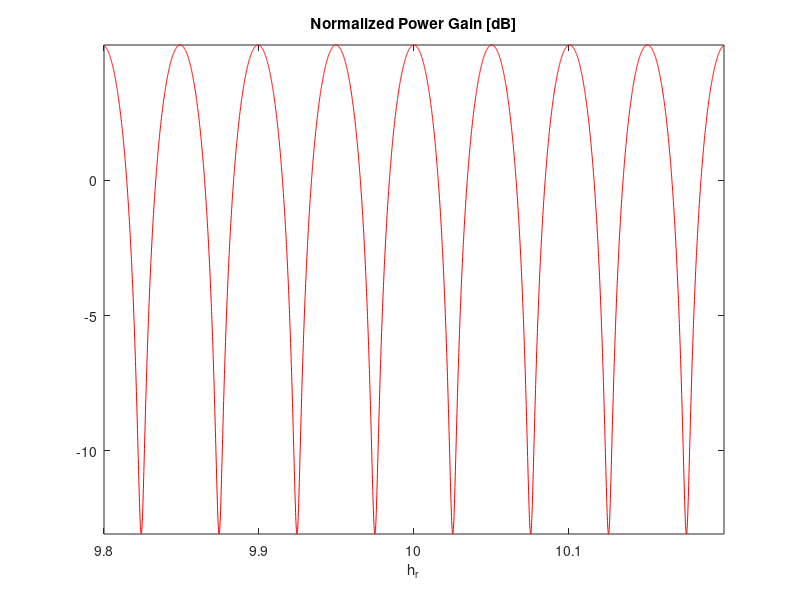
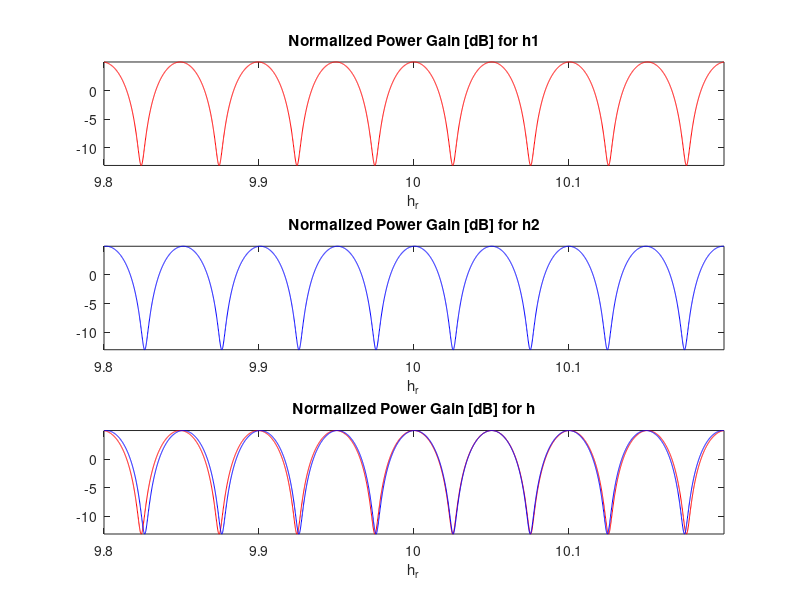
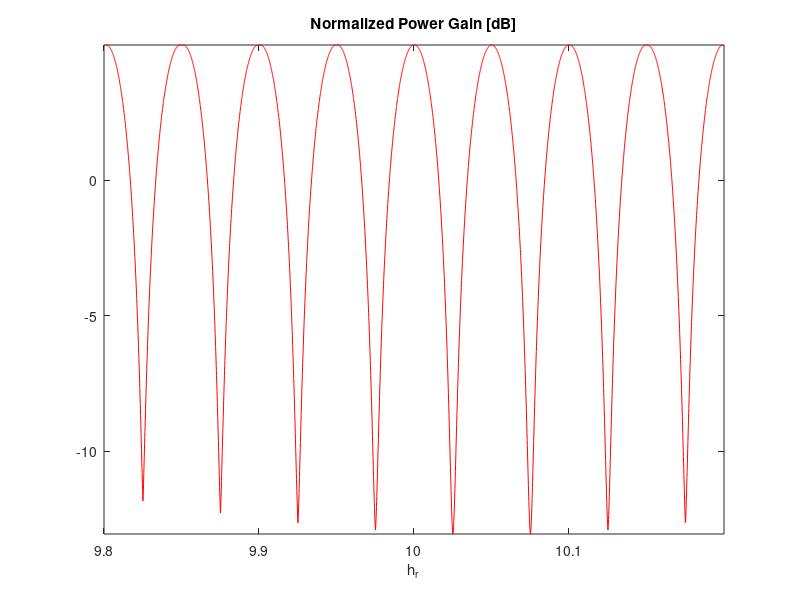

Write MATLAB code to recreate these figures, in order.
%% LAB 2.2: MODELING A LAMPPOST BASED BROADBAND NETWORK %%

%The goal of this lab is to illustrate how wireless multipath channels 
%can be modeled in complex baseband.

clear;
clc;
close all;

%% LABORATORY ASSIGNMENT %%

clear;
clc;
close all;

%%2.1%%

f = 60e9;                                       %Unlicensed spectrum at 5GHz
c = 3e8;                                        %Speed of light
n1 = 1;                                         %Refractive index of air
n2 = 8;                                         %Refractive index of ground
D = 200;                                        %Distance between lampposts
ht = 10;                                        %Height of the first lamppost
hr = 10;                                        %Height of the second lamppost
k = 2*pi*f/c;                                   %Wave Number

d1 = sqrt(D.^2 + (ht-hr).^2);                   %Trigonometric formula
d2 = sqrt(D.^2 + (ht+hr).^2);                   %Trigonometric formula

sin_i = ht/d1;                                  %Angle of incidence
phi_i = asin(sin_i);                            %Angle of incidence
sin_t = n1/n2*sin_i;                            %Angle of transmission
phi_t = asin(sin_t);                            %Angle of transmission
ci = cos(phi_i);                                %Cosine of the angle of incidence
ct = cos(phi_t);

A1 = 1;                                         %Amplitude of the direct path
A2 = (n1*ci-n2*ct)/(n1*ci+n2*ct);               %Amplitude of the indirect path

delay = d2/c - d1/c;                            %Delay spread
bc = 1/delay;                                   %Coherence Bandwidth

%%2.2%%

Dc = 100;                                       %Distance to the car
hc = 2;                                         %Height of the car

d1c = sqrt(Dc.^2 + (ht-hc).^2);                 %Trigonometric formula
d2c = sqrt(Dc.^2 + (ht+hc).^2);                 %Trigonometric formula

sin_ic = ht/d1c;                                %Angle of incidence
phi_ic = asin(sin_ic);                          %Angle of incidence
sin_tc = n1/n2*sin_ic;                          %Angle of transmission
phi_tc = asin(sin_tc);                          %Angle of transmission
cic = cos(phi_ic);                              %Cosine of the angle of incidence
ctc = cos(phi_tc);

ph1c = k*d1c;                                   %Phase of the direct path
ph2c = k*d2c;                                   %Phase of the reflected path
A1c = 1;                                        %Amplitude of the direct path
A2c = (n1*cic-n2*ctc)/(n1*cic+n2*ctc);          %Amplitude of the indirect path
hc = A1c*exp(1j*ph1c) + A2c*exp(1j*ph2c);       %Channel formula

delayc = d2c/c - d1c/c;                         %Delay spread
bcc = 1/delayc;                                 %Coherence Bandwidth

%%Fading and diversity for the backhaul link%%

%%2.3%%

dd = 0.0001;                                    %Step for the height vector
hr = 9.8:dd:10.2;                               %Height of the second lamppost

hnom1 = [];                                     %Nominal Channel
h1 = [];                                        %Complex Channel
for hh = 9.8:dd:10.2                            %Loop start
    d1 = sqrt(D.^2 + (ht-hh).^2);               %Trigonometric formula
    d2 = sqrt(D.^2 + (ht+hh).^2);               %Trigonometric formula
    ph1 = k*d1;                                 %Phase of the direct path
    ph2 = k*d2;                                 %Phase of the reflected path
    hnom1 = [hnom1, A1*exp(1j*ph1)];            %Nominal channel
    h1 = [h1, A1*exp(1j*ph1) + A2*exp(1j*ph2)];	%Complex Channel
end                                             %End of loop

npg1 = 20*log10(abs(h1)./abs(hnom1));           %Normalized Power Gain

figure;                                         %Starting to plot
plot(hr, npg1, 'r'); axis tight;                %Plot
title('Normalized Power Gain [dB]');            %Title
xlabel('h_{r}');                                %Time axis
print('images/2_3','-dpng');                    %Saving the plot

%%2.4%%

i = 0;                                          %Counter
for x = 1:length(npg1)                          %Going through npg1
    if npg1(x) <= -10                           %Condition
        i = i+1;                                %Adding counter
    end                                         %End of conditional loop
end                                             %End of for loop

probability = 100*i/length(npg1);               %Probability in %

%%2.5%%

ht1 = 10;                                       %Height of the first antenna 
ht2 = 10.1;                                     %Height of the second antenna 
hnom1 = [];                                     %Nominal Channel
hnom2 = [];                                     %Nominal Channel
h1 = [];
h2 = [];                                        %Complex Channel
for hh = 9.8:dd:10.2                            %Loop start
    d11 = sqrt(D.^2 + (ht1-hh).^2);             %Trigonometric formula
    d21 = sqrt(D.^2 + (ht1+hh).^2);             %Trigonometric formula
    ph11 = k*d11;                               %Phase of the direct path
    ph21 = k*d21;                               %Phase of the reflected path
    hnom1 = [hnom1, A1*exp(1j*ph11)];           %Nominal channel
    h1 = [h1,A1*exp(1j*ph11)+A2*exp(1j*ph21)];  %Complex Channel
    d12 = sqrt(D.^2 + (ht2-hh).^2);             %Trigonometric formula
    d22 = sqrt(D.^2 + (ht2+hh).^2);             %Trigonometric formula
    ph12 = k*d12;                               %Phase of the direct path
    ph22 = k*d22;                               %Phase of the reflected path
    hnom2 = [hnom2, A1*exp(1j*ph12)];           %Nominal channel
    h2 = [h2,A1*exp(1j*ph12)+A2*exp(1j*ph22)];  %Complex Channel
end                                             %End of loop

npg1 = 20*log10(abs(h1)./abs(hnom1));           %Normalized Power Gain
npg2 = 20*log10(abs(h2)./abs(hnom2));           %Normalized Power Gain

figure;                                         %Starting to plot
subplot(3,1,1);                                 %First plot
plot(hr, npg1, 'r'); axis tight;                %Plot
title('Normalized Power Gain [dB] for h1');     %Title
xlabel('h_{r}');                                %Time axis
subplot(3,1,2);                                 %Second plot
plot(hr, npg2, 'b'); axis tight;                %Plot
title('Normalized Power Gain [dB] for h2');     %Title
xlabel('h_{r}');                                %Time axis
subplot(3,1,3);                                 %Third plot
plot(hr, npg1, 'r'); axis tight;                %Plot
hold on;                                        %Holding the plot
plot(hr, npg2, 'b'); axis tight;                %Plot
hold off;                                       %Holding off
title('Normalized Power Gain [dB] for h');      %Title
xlabel('h_{r}');                                %Time axis
print('images/2_5','-dpng');                    %Saving the plot

%%2.6%%

h3 = max(h1, h2);                               %Maximum of h
hnom3 = max(hnom1, hnom2);                      %Maximum of hnom
npg3 = 20*log10(abs(h3)./abs(hnom2));           %Normalized Power Gain

figure;                                         %Starting to plot
plot(hr, npg3, 'r'); axis tight;                %Plot
title('Normalized Power Gain [dB]');            %Title
xlabel('h_{r}');                                %Time axis

%%2.7%%

i = 0;                                          %Counter
for x = 1:length(npg3)                          %Going through npg3
    if npg3(x) <= -10                           %Condition
        i = i+1;                                %Adding counter
    end                                         %End of conditional loop
end                                             %End of for loop

probability2 = 100*i/length(npg3);              %Probability in %
